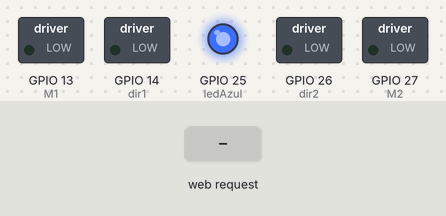
Recording of a sketch running on a simulated ESP32. Parts: switched loads named in the sketch (green lamp = pin HIGH), output pins drawn as LEDs (lit = HIGH). The inputs (shaded band) are chosen by the test bench. WiFi joins after 1.5 s; servers stay silent unless stated; what the sketch prints to the serial monitor is not drawn.

Above: at 2.7 s.
2.8 s: HTTP request GET /F received
At 3.8 s:
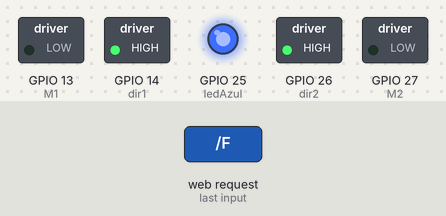
4.3 s: HTTP request GET /T received
At 4.9 s:
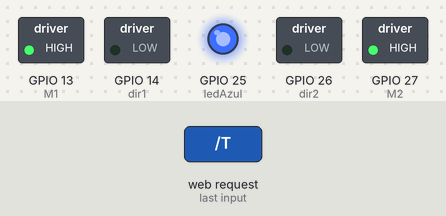
5.8 s: HTTP request GET /D received
At 6.0 s:
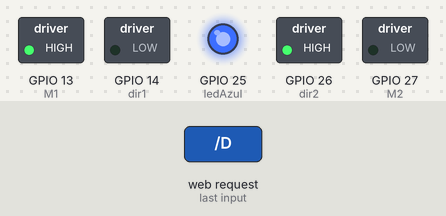
7.7 s: HTTP request GET /E received
At 7.9 s:
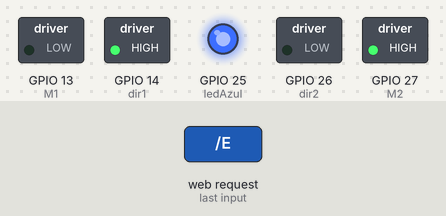
Timing chart, 0 to 10.6 s (numbered marks = the images above; inputs shaded):
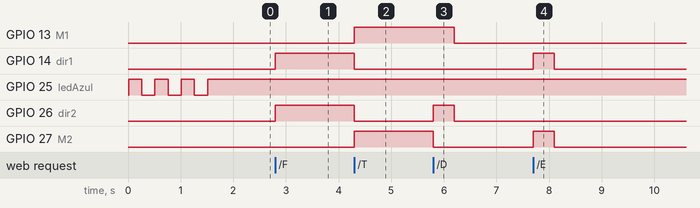

Measured:
- after the input at 2.8 s, GPIO 14 (dir1), GPIO 26 (dir2): LOW → HIGH at once
- after the input at 4.3 s, GPIO 13 (M1), GPIO 27 (M2): LOW → HIGH at once; GPIO 14 (dir1), GPIO 26 (dir2): HIGH → LOW at once
- after the input at 5.8 s, GPIO 13 (M1): HIGH → LOW after 0.40 s; GPIO 26 (dir2): LOW → HIGH at once, → LOW 0.40 s later; GPIO 27 (M2): HIGH → LOW at once
- after the input at 7.7 s, GPIO 14 (dir1), GPIO 27 (M2): LOW → HIGH at once, → LOW 0.40 s later

The sketch:

carrinhoControleRemoto.ino
```cpp
//Por Rafael Pontes

#include <WiFi.h>

//Definição dos pinos de controle do motor
#define M1 13 // Pino_Velocidade 1º Motor ( 0 a 255)_ Porta ATV_A ponte H;
#define M2 27 //Pino_Velocidade 2º Motor ( 0 a 255) _ Porta ATV_B ponte H;
#define dir1 14 //Pino_Direção do 1º Motor: Para frente / Para trás (HIGH ou LOW)_ porta IN1 ponte H;
#define dir2 26 //Pino_Direção do 2º Motor: Para frente / Para trás (HIGH ou LOW)_ porta IN3 ponte H;
#define ledAzul 25
const int reD = 0;
const int frenteD = 1;
const int reE = 2;
const int frenteE = 3;

const char* ssid     = "wifiName";
const char* password = "password";

WiFiServer server(80);

void setup()
{
    Serial.begin(115200);

    pinMode(ledAzul,OUTPUT);
    digitalWrite(ledAzul,LOW);

    ledcAttachPin(M1,reD);
    ledcSetup(reD,4000,8);
    ledcAttachPin(dir1,frenteD);
    ledcSetup(frenteD,4000,8);
    ledcAttachPin(M2,reE);
    ledcSetup(reE,4000,8);
    ledcAttachPin(dir2,frenteE);
    ledcSetup(frenteE,4000,8);

    delay(10);

    // We start by connecting to a WiFi network

    Serial.println();
    Serial.println();
    Serial.print("Connecting to ");
    Serial.println(ssid);

    WiFi.begin(ssid, password);

    while (WiFi.status() != WL_CONNECTED) {
        digitalWrite(ledAzul,HIGH);
        delay(250);
        Serial.print(".");
        digitalWrite(ledAzul,LOW);
        delay(250);
    }

    Serial.println("");
    Serial.println("WiFi connected.");
    Serial.println("IP address: ");
    Serial.println(WiFi.localIP());
    digitalWrite(ledAzul,HIGH);
    server.begin();

}

int value = 0;
int vel_max = 255;

void loop(){
 WiFiClient client = server.available();   // listen for incoming clients

  if (client) {                             // if you get a client,
    Serial.println("New Client.");           // print a message out the serial port
    String currentLine = "";                // make a String to hold incoming data from the client
    while (client.connected()) {            // loop while the client's connected
      if (client.available()) {             // if there's bytes to read from the client,
        digitalWrite(ledAzul,HIGH);
        char c = client.read();             // read a byte, then
        Serial.write(c);                    // print it out the serial monitor
        if (c == '\n') {                    // if the byte is a newline character

          // if the current line is blank, you got two newline characters in a row.
          // that's the end of the client HTTP request, so send a response:
          if (currentLine.length() == 0) {
            // HTTP headers always start with a response code (e.g. HTTP/1.1 200 OK)
            // and a content-type so the client knows what's coming, then a blank line:
            client.println("HTTP/1.1 200 OK");
            client.println("Content-type:text/html");
            client.println();

            // Criando uma página HTML para servir de controle remoto :
            client.print("<div style=\"text-align:center;margin-top:100px;padding:20px;font-size:120px;text-decoration:none;text-align:center\">");
            client.print("<p><a href=\"/F\" style=\"border:1px solid black;padding: 20px;background-color:greenyellow;border-radius: 30px;text-decoration:none;text-align:center;color:white \"> ^ </a> </p>");
            client.print("<p style=\" padding: 70px\"><a href=\"/E\" style=\" padding:20px; border:1px solid black;background-color:greenyellow;border-radius: 30px;text-decoration:none;text-align:center;color:white \"> <</a> <a href=\"/P\" style=\"padding:20px; margin: 120px;border:1px solid black;background-color:greenyellow;border-radius: 30px;text-decoration:none;text-align:center;color:white;padding:10px \">O</a> <a href=\"/D\" style=\"padding:20px; border:1px solid black;background-color:greenyellow;border-radius: 30px;text-decoration:none;text-align:center;color:white\"> > </a></p>");
            client.print("<p><a href=\"/T\"style=\"padding:20px; border:1px solid black;background-color:greenyellow;border-radius: 30px;text-decoration:none;text-align:center;color:white \"> v </a> </p>");
             client.print("</div>");

            // The HTTP response ends with another blank line:
            client.println();
            // break out of the while loop:
            break;
          } else {    // if you got a newline, then clear currentLine:
            currentLine = "";
          }
        } else if (c != '\r') {  // if you got anything else but a carriage return character,
          currentLine += c;      // add it to the end of the currentLine
        }

        // Check to see if the client request was "GET /F","GET /D","GET /E","GET /P" or "GET /T":
        if (currentLine.endsWith("GET /F")) {
          ledcWrite(reD,0);
          ledcWrite(frenteD,vel_max);
          ledcWrite(reE,0);
          ledcWrite(frenteE,vel_max);
        }
        if (currentLine.endsWith("GET /T")) {
          ledcWrite(reD,vel_max);
          ledcWrite(frenteD,0);
          ledcWrite(reE,vel_max);
          ledcWrite(frenteE,0);
        }
        if (currentLine.endsWith("GET /D")){
          ledcWrite(reD,vel_max);
          ledcWrite(frenteD,0);
          ledcWrite(reE,0);
          ledcWrite(frenteE,vel_max);
          delay(400);
          ledcWrite(reD,0);
          ledcWrite(frenteD,0);
          ledcWrite(reE,0);
          ledcWrite(frenteE,0);
          }
        if (currentLine.endsWith("GET /E")){
          ledcWrite(reD,0);
          ledcWrite(frenteD,vel_max);
          ledcWrite(reE,vel_max);
          ledcWrite(frenteE,0);
          delay(400);
          ledcWrite(reD,0);
          ledcWrite(frenteD,0);
          ledcWrite(reE,0);
          ledcWrite(frenteE,0);
          }
        if (currentLine.endsWith("GET /P")) {
          ledcWrite(reD,0);
          ledcWrite(frenteD,0);
          ledcWrite(reE,0);
          ledcWrite(frenteE,0);
        }

      }
    }
  }
}
```
